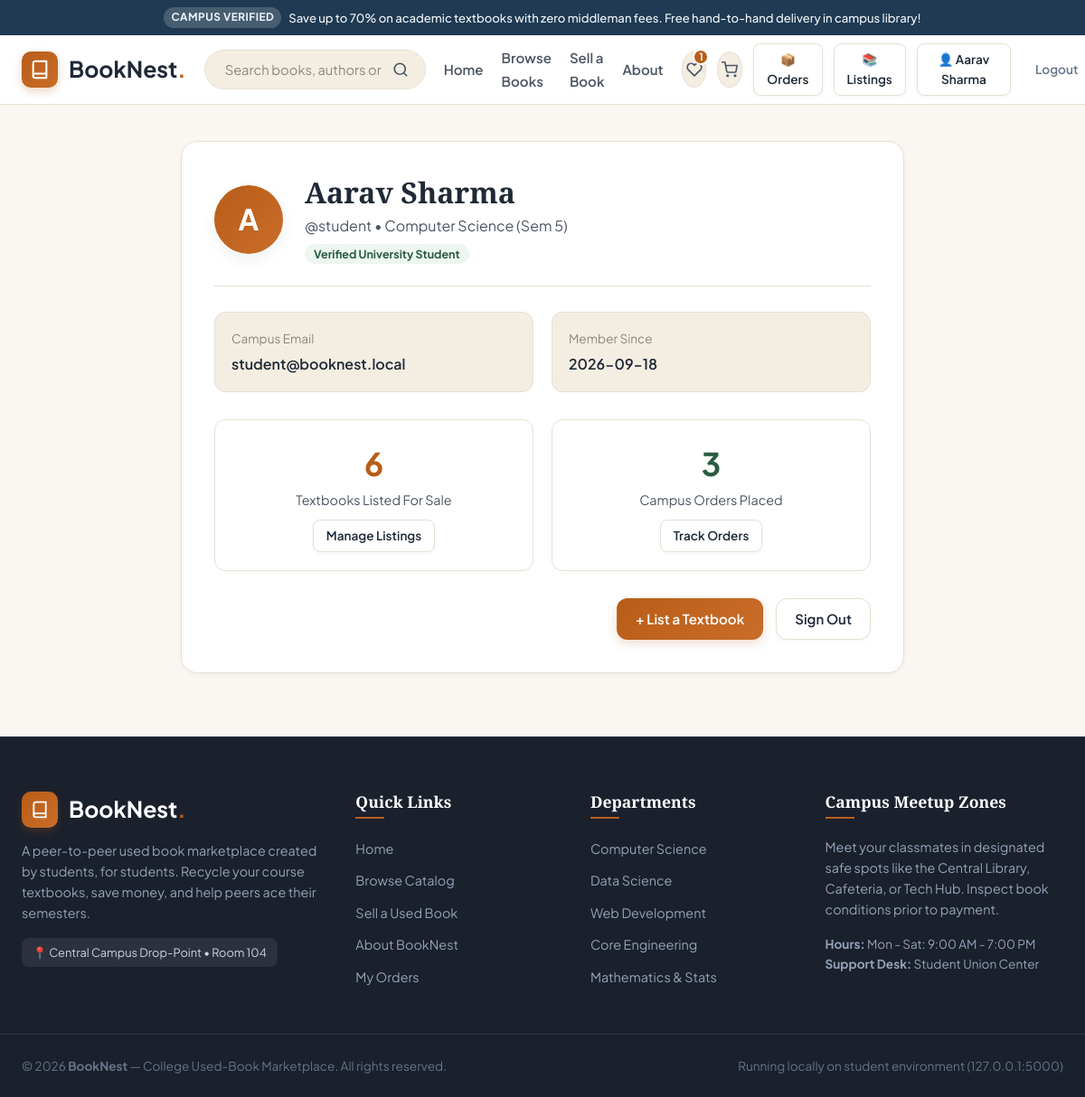
Screenshot of /profile (signed in) with the database file from the repository.
### tables this page shows
CREATE TABLE users (
        id INTEGER PRIMARY KEY AUTOINCREMENT,
        username TEXT UNIQUE NOT NULL,
        email TEXT UNIQUE NOT NULL,
        password_hash TEXT NOT NULL,
        password_plain TEXT NOT NULL,
        full_name TEXT NOT NULL,
        department TEXT DEFAULT 'Computer Science',
        created_at TIMESTAMP DEFAULT CURRENT_TIMESTAMP
    );

### app.py (the view)
@app.route('/profile')
def profile():
    if 'user_id' not in session:
        flash("Please log in to access your student profile.", "warning")
        return redirect(url_for('login'))
    conn = get_db()
    cursor = conn.cursor()
    cursor.execute("SELECT * FROM users WHERE id = ?", (session['user_id'],))
    user = cursor.fetchone()
    cursor.execute("SELECT COUNT(*) FROM books WHERE seller_id = ?", (session['user_id'],))
    listed_count = cursor.fetchone()[0]
    cursor.execute("SELECT COUNT(*) FROM orders WHERE user_id = ?", (session['user_id'],))
    orders_count = cursor.fetchone()[0]
    conn.close()
    return render_template('profile.html', user=user, listed_count=listed_count, orders_count=orders_count)

### app.py (called while the page is built)
def get_db():
    conn = sqlite3.connect(DB_PATH)
    conn.row_factory = sqlite3.Row
    conn.execute("PRAGMA foreign_keys = ON;")
    return conn

@app.context_processor
def inject_global_data():
    user_id = session.get('user_id')
    cart_count = 0
    wishlist_count = 0
    current_user = None
    if user_id:
        conn = get_db()
        cursor = conn.cursor()
        cursor.execute("SELECT * FROM users WHERE id = ?", (user_id,))
        current_user = cursor.fetchone()
        cursor.execute("SELECT SUM(quantity) FROM cart WHERE user_id = ?", (user_id,))
        res = cursor.fetchone()[0]
        cart_count = res if res else 0
        cursor.execute("SELECT COUNT(*) FROM wishlist WHERE user_id = ?", (user_id,))
        wishlist_count = cursor.fetchone()[0]
        conn.close()
    return {
        "cart_count": cart_count,
        "wishlist_count": wishlist_count,
        "current_user": current_user,
        "SECURITY_DEMO_MODE": SECURITY_DEMO_MODE,
    }

### templates/profile.html (shortened to what this page needs)
{% extends "base.html" %}
{% block content %}
<div class="container" style="padding: 40px 24px;">
  <div style="max-width: 800px; margin: 0 auto;">
    <div style="background: #ffffff; border: 1px solid var(--border-color); border-radius: var(--radius-lg); padding: 36px; box-shadow: var(--shadow-sm); margin-bottom: 30px;">
      <div style="display: flex; gap: 24px; align-items: center; margin-bottom: 28px; padding-bottom: 24px; border-bottom: 1px solid var(--border-color);">
        <div style="width: 76px; height: 76px; border-radius: 50%; background: var(--primary-gradient); color: white; display: flex; align-items: center; justify-content: center; font-size: 2rem; font-weight: 700; box-shadow: var(--shadow-md);">
          {{ user.full_name[0] }}
        </div>
        <div>
          <h1 style="font-size: 2rem; margin-bottom: 4px;">{{ user.full_name }}</h1>
          <p style="color: var(--text-secondary); margin-bottom: 4px;">@{{ user.username }} • {{ user.department }}</p>
          <span style="background: var(--accent-forest-soft); color: var(--accent-forest); font-size: 0.78rem; font-weight: 700; padding: 3px 10px; border-radius: var(--radius-full);">
            Verified University Student
          </span>
        </div>
      </div>
      <div style="display: grid; grid-template-columns: 1fr 1fr; gap: 20px; margin-bottom: 30px;">
        <div style="background: var(--bg-surface-soft); padding: 18px; border-radius: var(--radius-md); border: 1px solid var(--border-color);">
          <div style="font-size: 0.85rem; color: var(--text-muted); margin-bottom: 4px;">Campus Email</div>
          <div style="font-weight: 600; font-size: 1rem;">{{ user.email }}</div>
        </div>
        <div style="background: var(--bg-surface-soft); padding: 18px; border-radius: var(--radius-md); border: 1px solid var(--border-color);">
          <div style="font-size: 0.85rem; color: var(--text-muted); margin-bottom: 4px;">Member Since</div>
          <div style="font-weight: 600; font-size: 1rem;">{{ user.created_at[:10] if user.created_at else 'Spring 2026' }}</div>
        </div>
      </div>
      <div style="display: grid; grid-template-columns: 1fr 1fr; gap: 20px; margin-bottom: 30px;">
        <div style="border: 1px solid var(--border-color); border-radius: var(--radius-md); padding: 20px; text-align: center;">
          <div style="font-size: 2.2rem; font-weight: 700; color: var(--primary);">{{ listed_count }}</div>
          <div style="color: var(--text-secondary); font-size: 0.9rem;">Textbooks Listed For Sale</div>
          <a href="{{ url_for('seller_dashboard') }}" class="btn btn-secondary btn-sm" style="margin-top: 10px;">Manage Listings</a>
        </div>
        <div style="border: 1px solid var(--border-color); border-radius: var(--radius-md); padding: 20px; text-align: center;">
          <div style="font-size: 2.2rem; font-weight: 700; color: var(--accent-forest);">{{ orders_count }}</div>
          <div style="color: var(--text-secondary); font-size: 0.9rem;">Campus Orders Placed</div>
          <a href="{{ url_for('orders') }}" class="btn btn-secondary btn-sm" style="margin-top: 10px;">Track Orders</a>
        </div>
      </div>
      <div style="display: flex; gap: 14px; justify-content: flex-end;">
        <a href="{{ url_for('sell') }}" class="btn btn-primary">+ List a Textbook</a>
        <a href="{{ url_for('logout') }}" class="btn btn-secondary">Sign Out</a>
      </div>
    </div>
  </div>
</div>
{% endblock %}

### templates/base.html (shortened to what this page needs)
<!DOCTYPE html>
<html lang="en">
<head>
  <link rel="stylesheet" href="{{ url_for('static', filename='css/style.css') }}">
</head>
<body>
  <div class="top-notice-bar">
    <span class="pill">Campus Verified</span>
    <span>Save up to 70% on academic textbooks with zero middleman fees. Free hand-to-hand delivery in campus library!</span>
  </div>
  <header class="site-header">
    <div class="container">
      <div class="header-inner">
        <a href="{{ url_for('index') }}" class="brand-logo" id="nav-brand-logo">
          <div class="brand-logo-icon">
            <svg width="22" height="22" viewBox="0 0 24 24" fill="none" stroke="currentColor" stroke-width="2.2" stroke-linecap="round" stroke-linejoin="round">
              <path d="M4 19.5A2.5 2.5 0 0 1 6.5 17H20"></path>
              <path d="M6.5 2H20v20H6.5A2.5 2.5 0 0 1 4 19.5v-15A2.5 2.5 0 0 1 6.5 2z"></path>
            </svg>
          </div>
          <span>BookNest<span class="dot">.</span></span>
        </a>
        <div class="header-search">
          <form action="{{ url_for('browse') }}" method="GET">
            <input type="text" name="q" placeholder="Search books, authors or subjects..." value="{{ search_query if search_query else '' }}" autocomplete="off" id="global-search-input">
            <button type="submit" title="Search Books" id="btn-search-submit">
              <svg width="18" height="18" viewBox="0 0 24 24" fill="none" stroke="currentColor" stroke-width="2.2" stroke-linecap="round" stroke-linejoin="round">
                <circle cx="11" cy="11" r="8"></circle>
                <line x1="21" y1="21" x2="16.65" y2="16.65"></line>
              </svg>
            </button>
          </form>
        </div>
        <nav>
          <ul class="nav-links">
            <li><a href="{{ url_for('index') }}" class="{% if request.path == '/' %}active{% endif %}">Home</a></li>
            <li><a href="{{ url_for('browse') }}" class="{% if '/browse' in request.path %}active{% endif %}">Browse Books</a></li>
            <li><a href="{{ url_for('sell') }}" class="{% if '/sell' in request.path %}active{% endif %}">Sell a Book</a></li>
            <li><a href="{{ url_for('about') }}" class="{% if '/about' in request.path %}active{% endif %}">About</a></li>
          </ul>
        </nav>
        <div class="nav-actions">
          <a href="{{ url_for('wishlist') }}" class="icon-btn" title="My Wishlist" id="nav-wishlist-link">
            <svg width="18" height="18" viewBox="0 0 24 24" fill="none" stroke="currentColor" stroke-width="2.2" stroke-linecap="round" stroke-linejoin="round">
              <path d="M20.84 4.61a5.5 5.5 0 0 0-7.78 0L12 5.67l-1.06-1.06a5.5 5.5 0 0 0-7.78 7.78l1.06 1.06L12 21.23l7.78-7.78 1.06-1.06a5.5 5.5 0 0 0 0-7.78z"></path>
            </svg>
            {% if wishlist_count > 0 %}
              <span class="badge-count">{{ wishlist_count }}</span>
            {% endif %}
          </a>
          <a href="{{ url_for('cart') }}" class="icon-btn" title="My Cart" id="nav-cart-link">
            <svg width="18" height="18" viewBox="0 0 24 24" fill="none" stroke="currentColor" stroke-width="2.2" stroke-linecap="round" stroke-linejoin="round">
              <circle cx="9" cy="21" r="1"></circle>
              <circle cx="20" cy="21" r="1"></circle>
              <path d="M1 1h4l2.68 13.39a2 2 0 0 0 2 1.61h9.72a2 2 0 0 0 2-1.61L23 6H6"></path>
            </svg>
          </a>
          {% if session.get('user_id') %}
            <a href="{{ url_for('orders') }}" class="btn btn-secondary btn-sm" title="My Orders" id="nav-orders-btn">
              📦 Orders
            </a>
            <a href="{{ url_for('seller_dashboard') }}" class="btn btn-secondary btn-sm" title="Seller Dashboard" id="nav-seller-btn">
              📚 Listings
            </a>
            <a href="{{ url_for('profile') }}" class="btn btn-secondary btn-sm" id="nav-profile-btn">
              👤 {{ session.get('user_name', 'Student') }}
            </a>
            <a href="{{ url_for('logout') }}" class="btn btn-sm" style="color: #64748b;" id="nav-logout-btn">Logout</a>
          {% else %}
            <a href="{{ url_for('login') }}" class="btn btn-secondary btn-sm" id="nav-login-btn">Login</a>
            <a href="{{ url_for('register') }}" class="btn btn-primary btn-sm" id="nav-register-btn">Register</a>
          {% endif %}
        </div>
      </div>
    </div>
  </header>
  <main>
    {% block content %}{% endblock %}
  </main>
  <footer class="site-footer">
    <div class="footer-top">
      <div class="container">
        <div class="footer-grid">
          <div class="footer-col">
            <div class="brand-logo" style="color: white; margin-bottom: 14px;">
              <div class="brand-logo-icon">
                <svg width="20" height="20" viewBox="0 0 24 24" fill="none" stroke="currentColor" stroke-width="2.2">
                  <path d="M4 19.5A2.5 2.5 0 0 1 6.5 17H20"></path>
                  <path d="M6.5 2H20v20H6.5A2.5 2.5 0 0 1 4 19.5v-15A2.5 2.5 0 0 1 6.5 2z"></path>
                </svg>
              </div>
              <span>BookNest<span style="color: var(--primary);">.</span></span>
            </div>
            <p>
              A peer-to-peer used book marketplace created by students, for students. Recycle your course textbooks, save money, and help peers ace their semesters.
            </p>
            <div class="footer-badge">
              📍 Central Campus Drop-Point • Room 104
            </div>
          </div>
          <div class="footer-col">
            <h4>Quick Links</h4>
            <ul class="footer-links">
              <li><a href="{{ url_for('index') }}">Home</a></li>
              <li><a href="{{ url_for('browse') }}">Browse Catalog</a></li>
              <li><a href="{{ url_for('sell') }}">Sell a Used Book</a></li>
              <li><a href="{{ url_for('about') }}">About BookNest</a></li>
              <li><a href="{{ url_for('orders') }}">My Orders</a></li>
            </ul>
          </div>
          <div class="footer-col">
            <h4>Departments</h4>
            <ul class="footer-links">
              <li><a href="{{ url_for('browse', category='Computer Science') }}">Computer Science</a></li>
              <li><a href="{{ url_for('browse', category='Data Science') }}">Data Science</a></li>
              <li><a href="{{ url_for('browse', category='Web Development') }}">Web Development</a></li>
              <li><a href="{{ url_for('browse', category='Engineering') }}">Core Engineering</a></li>
              <li><a href="{{ url_for('browse', category='Mathematics') }}">Mathematics & Stats</a></li>
            </ul>
          </div>
          <div class="footer-col">
            <h4>Campus Meetup Zones</h4>
            <p>
              Meet your classmates in designated safe spots like the Central Library, Cafeteria, or Tech Hub. Inspect book conditions prior to payment.
            </p>
            <div style="font-size: 0.85rem; color: #94a3b8;">
              <strong>Hours:</strong> Mon - Sat: 9:00 AM - 7:00 PM<br>
              <strong>Support Desk:</strong> Student Union Center
            </div>
          </div>
        </div>
      </div>
    </div>
    <div class="footer-bottom">
      <div class="container" style="display: flex; justify-content: space-between; align-items: center;">
        <div>
          &copy; 2026 <strong>BookNest</strong> — College Used-Book Marketplace. All rights reserved.
        </div>
        <div>
          Running locally on student environment (127.0.0.1:5000)
        </div>
      </div>
    </div>
  </footer>
</body>
</html>

### rows the page displays
users: get "Aarav Sharma", full_name "A", full_name "Aarav Sharma", username "student", department "Computer Science (Sem 5)", email "student@booknest.local", created_at "2026-09-18"

### other values shown
{{ wishlist_count }} "1"
{{ listed_count }} "6"
{{ orders_count }} "3"
